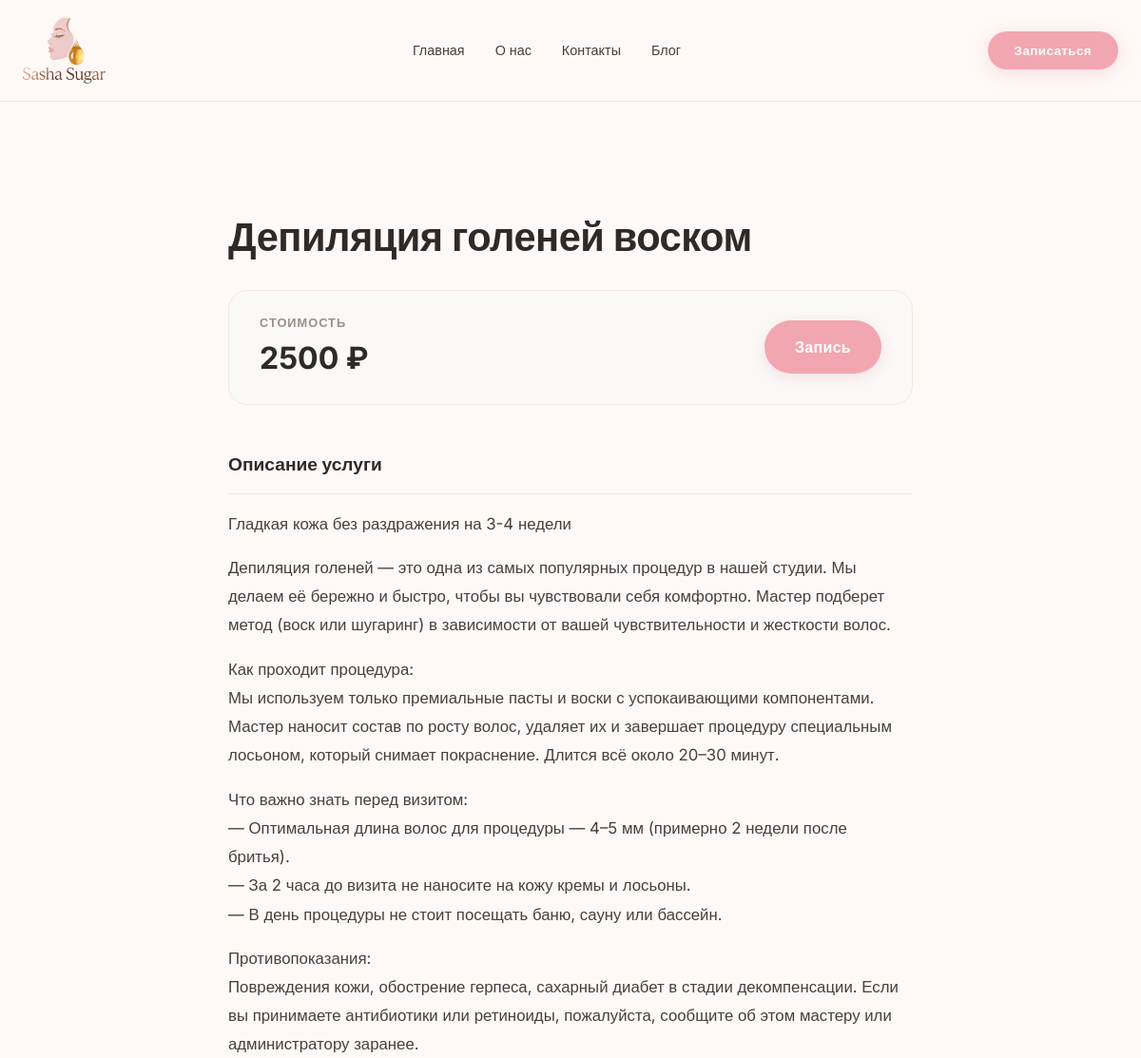
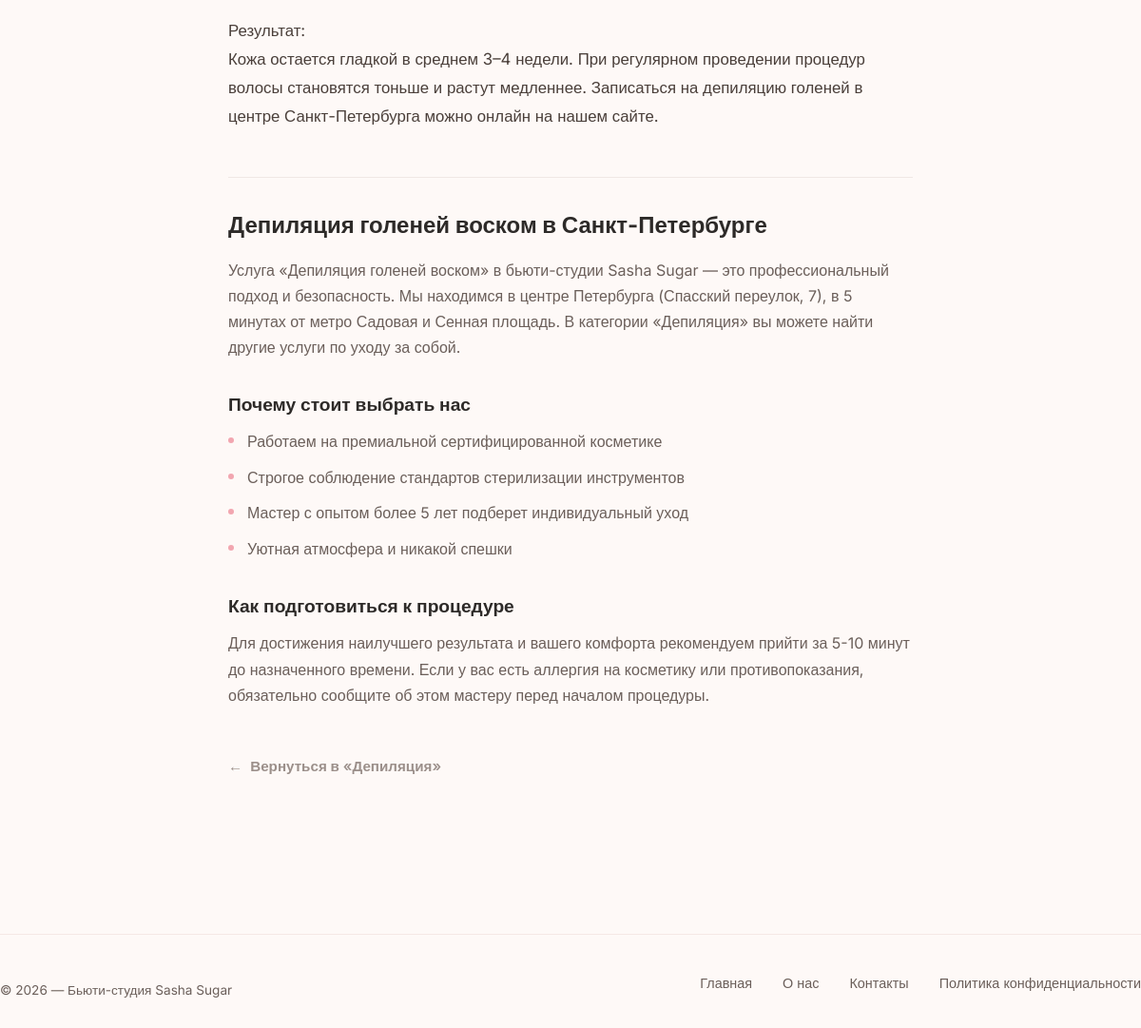
The page /service/1/ on the database its author committed (2 pictures, top to bottom).
### beauty_app/models.py (models this page shows, shortened)
class Service(models.Model):
    category = models.ForeignKey(
        ServiceCategory,
        on_delete=models.SET_NULL,
        null=True,
        blank=True,
        related_name='services'
    )
    name = models.CharField(max_length=200, help_text="Внутреннее название (например, 'Голени')")
    title = models.CharField(max_length=250, blank=True, help_text="Название для сайта (например, 'Депиляция голеней воском')")
    seo_description = models.TextField(blank=True, help_text="Описание для поисковиков (до 160 символов)")
    description = models.TextField(blank=True, help_text="Основное описание услуги (с абзацами)")
    duration = models.PositiveSmallIntegerField("Длительность", default=15, help_text="В минутах")
    image = models.ImageField(upload_to='services/', blank=True, null=True)
    price = models.DecimalField(max_digits=10, decimal_places=0, default=2500, help_text="Текущая цена")
    old_price = models.DecimalField(max_digits=10, decimal_places=0, blank=True, null=True, help_text="Старая цена (зачёркнутая)")
    rating = models.DecimalField(max_digits=3, decimal_places=1, default=5.0, help_text="4.8, 5.0, и т.д.")
    reviews_count = models.PositiveIntegerField(default=0, help_text="Количество отзывов")
    button_text = models.CharField(max_length=50, default="Записаться", help_text="Текст на кнопке")
    is_active = models.BooleanField(default=True)
    is_bestseller = models.BooleanField(default=False, help_text="Помечать как бестселлер (🔥)")
    order = models.PositiveIntegerField(default=0)
    class Meta:
        ordering = ['order']
        verbose_name = "Услуга"
        verbose_name_plural = "Услуги"
    @property
    def display_name(self):
        return self.title if self.title else self.name

class ServiceCategory(models.Model):
    name = models.CharField(max_length=100, help_text="Внутреннее название (например, 'Голени')")
    title = models.CharField(max_length=150, blank=True, help_text="Название для сайта (например, 'Депиляция голеней')")
    seo_description = models.TextField(blank=True, help_text="Описание для поисковиков (до 160 символов)")
    icon = models.CharField(max_length=10, help_text="Эмодзи", blank=True, null=True)
    description = models.TextField(blank=True, help_text="Короткое описание для карточки на главной")
    order = models.PositiveIntegerField(default=0, help_text="Порядок отображения (меньше — выше)")
    image = models.ImageField(upload_to='categories/', blank=True, null=True, verbose_name="Обложка категории")
    is_active = models.BooleanField(default=True)
    class Meta:
        ordering = ['order']
        verbose_name = "Категория услуги"
        verbose_name_plural = "Категории услуг"
    @property
    def display_name(self):
        return self.title if self.title else self.name

### beauty_app/views.py (the view)
# urls.py: path('service/<int:service_id>/', views.service_detail, name='service_detail'),
def service_detail(request, service_id):
    service = get_object_or_404(Service, id=service_id, is_active=True)
    related_services = Service.objects.filter(
        category=service.category,
        is_active=True
    ).exclude(id=service.id)[:3]
    return render(request, 'beauty_app/service_detail.html', {
        'service': service,
        'related_services': related_services,
    })

### beauty_app/context_processors.py (called while the page is built)
def faq_context(request):
    faqs = FAQ.objects.filter(is_active=True).order_by('order', 'created_at')
    return {'faqs': faqs}

### booking_app/context_processors.py (called while the page is built)
def pwa_settings(request):
    return {
        'VAPID_PUBLIC_KEY': getattr(settings, 'VAPID_PUBLIC_KEY', ''),
    }

### beauty_app/templates/beauty_app/service_detail.html (shortened to what this page needs)
{% extends 'lending_base.html' %}
{% load static %}
{% block content %}
<div class="container service-page-container">
    <div class="service-layout {% if not service.image %}no-image{% endif %}">
        <div class="service-info-side">
            <div class="service-header-block">
                <h1 class="service-detail-title">{{ service.display_name }}</h1>
            </div>
            <div class="service-buy-card">
                <div class="price-wrapper">
                    <span class="price-label">Стоимость</span>
                    <div class="price-values">
                        <span class="current-price-large">{{ service.price }} ₽</span>
                    </div>
                </div>
                <a href="{% url 'booking_app:booking_create' %}?service={{ service.id }}" class="btn btn-primary-large">
                    {{ service.button_text|default:"Записаться на процедуру" }}
                </a>
            </div>
            <div class="service-detail-description">
                <h3>Описание услуги</h3>
                {{ service.description|linebreaks }}
            </div>
            <div class="seo-content-block">
                <h2 class="seo-heading">{{ service.display_name }} в Санкт-Петербурге</h2>
                <p class="seo-text">
                    Услуга «{{ service.display_name }}» в бьюти-студии Sasha Sugar — это профессиональный подход и безопасность.
                    Мы находимся в центре Петербурга (Спасский переулок, 7), в 5 минутах от метро Садовая и Сенная площадь.
                    {% if service.category %}В категории «{{ service.category.display_name }}» вы можете найти другие услуги по уходу за собой.{% endif %}
                </p>
                <h3 class="seo-subheading">Почему стоит выбрать нас</h3>
                <ul class="seo-list">
                    <li>Работаем на премиальной сертифицированной косметике</li>
                    <li>Строгое соблюдение стандартов стерилизации инструментов</li>
                    <li>Мастер с опытом более 5 лет подберет индивидуальный уход</li>
                    <li>Уютная атмосфера и никакой спешки</li>
                </ul>
                <h3 class="seo-subheading">Как подготовиться к процедуре</h3>
                <p class="seo-text">
                    Для достижения наилучшего результата и вашего комфорта рекомендуем прийти за 5-10 минут до назначенного времени.
                    Если у вас есть аллергия на косметику или противопоказания, обязательно сообщите об этом мастеру перед началом процедуры.
                </p>
            </div>
            {% if service.category %}
            <div class="service-back-link">
                <a href="{% url 'beauty_app:category_services' service.category.id %}">
                    <span class="arrow-left">←</span> Вернуться в «{{ service.category.display_name }}»
                </a>
            </div>
            {% endif %}
        </div>
    </div>
</div>
{% endblock content %}

### static/css/lending.css (style rules this page uses)
* { margin: 0; padding: 0; box-sizing: border-box; }
body { font-family: 'Inter', sans-serif; background: #fef9f7; color: #2d2a28; line-height: 1.5; }
.container { max-width: 1200px; margin: 0 auto; padding: 0 24px; }
a { text-decoration: none; color: inherit; }
.btn { display: inline-block; background: #f2a6b0; color: #fff; font-weight: 600; font-size: 0.95rem; padding: 14px 40px; border-radius: 60px; border: none; transition: 0.3s; cursor: pointer; letter-spacing: 0.3px; box-shadow: 0 4px 20px rgba(242, 166, 176, 0.35); }

### beauty_app/templates/beauty_app/service_detail.html (style rules this page uses)
.service-page-container { padding-top: 120px; padding-bottom: 80px; max-width: 1040px; }
.service-layout { display: grid; grid-template-columns: 1fr 1fr; gap: 64px; align-items: start; margin-bottom: 64px; }
.service-layout.no-image { display: block; max-width: 720px; margin: 0 auto 64px auto; }
.service-header-block { margin-bottom: 32px; }
.service-detail-title { font-size: 2.6rem; font-weight: 700; color: #2d2a28; margin: 0; line-height: 1.1; letter-spacing: -0.5px; }
.service-buy-card { background: #faf9f8; border: 1px solid #f0e8e5; border-radius: 20px; padding: 24px 32px; display: flex; justify-content: space-between; align-items: center; gap: 24px; margin-bottom: 48px; }
.price-wrapper { display: flex; flex-direction: column; gap: 4px; }
.price-label { font-size: 0.8rem; color: #9b8f8a; text-transform: uppercase; letter-spacing: 1px; font-weight: 600; }
.price-values { display: flex; align-items: baseline; gap: 12px; }
.current-price-large { font-size: 2rem; font-weight: 700; color: #2d2a28; }
.btn-primary-large { background: #f2a6b0; color: #ffffff; text-align: center; padding: 16px 32px; border-radius: 60px; font-weight: 600; font-size: 1rem; text-decoration: none; transition: all 0.25s ease; box-shadow: 0 4px 16px rgba(242, 166, 176, 0.3); white-space: nowrap; flex-shrink: 0; }
.service-detail-description { color: #4a3f3a; }
.service-detail-description h3 { font-size: 1.2rem; font-weight: 700; color: #2d2a28; margin-bottom: 16px; padding-bottom: 16px; border-bottom: 1px solid #f0e8e5; }
.service-detail-description p { font-size: 1.05rem; line-height: 1.8; margin-bottom: 16px; }
.service-back-link { margin-top: 48px; }
.service-back-link a { color: #9b8f8a; text-decoration: none; font-weight: 600; font-size: 0.95rem; transition: color 0.2s; display: inline-flex; align-items: center; gap: 8px; }
.arrow-left { transition: transform 0.2s; }
.seo-content-block { margin-top: 48px; padding-top: 32px; border-top: 1px solid #f0e8e5; }
.seo-heading { font-size: 1.5rem; font-weight: 700; color: #2d2a28; margin-bottom: 16px; }
.seo-subheading { font-size: 1.2rem; font-weight: 600; color: #2d2a28; margin-top: 32px; margin-bottom: 12px; }
.seo-text { font-size: 1rem; color: #6b5f5a; line-height: 1.7; margin-bottom: 16px; }
.seo-list { list-style: none; padding: 0; margin: 0 0 24px 0; display: flex; flex-direction: column; gap: 12px; }
.seo-list li { position: relative; padding-left: 20px; font-size: 1rem; color: #6b5f5a; line-height: 1.6; }
.seo-list li::before { content: ""; position: absolute; left: 0; top: 8px; width: 6px; height: 6px; border-radius: 50%; background-color: #f2a6b0; }

### rows shown on the page
Service: display_name "Депиляция голеней воском", price "2500", button_text "Запись", description "Гладкая кожа без раздражения на 3-4 недели Депиляция голеней — это одна из самых популярных процедур в нашей студии. Мы делаем её бережно и быстро, чтобы вы чувствовали себя комфортно. Мастер подберет метод (воск или шугаринг) в зависимости от вашей чувствительности и жесткости волос. Как проходит процедура: Мы используем только премиальные пасты и воски с успокаивающими компонентами. Мастер наносит состав по росту волос, удаляет их и завершает процедуру специальным лосьоном, который снимает покраснение. Длится всё около 20–30 минут. Что важно знать перед визитом: — Оптимальная длина волос для процедуры — 4–5 мм (примерно 2 недели после бритья). — За 2 часа до визита не наносите на кожу…", category.display_name "Депиляция"
